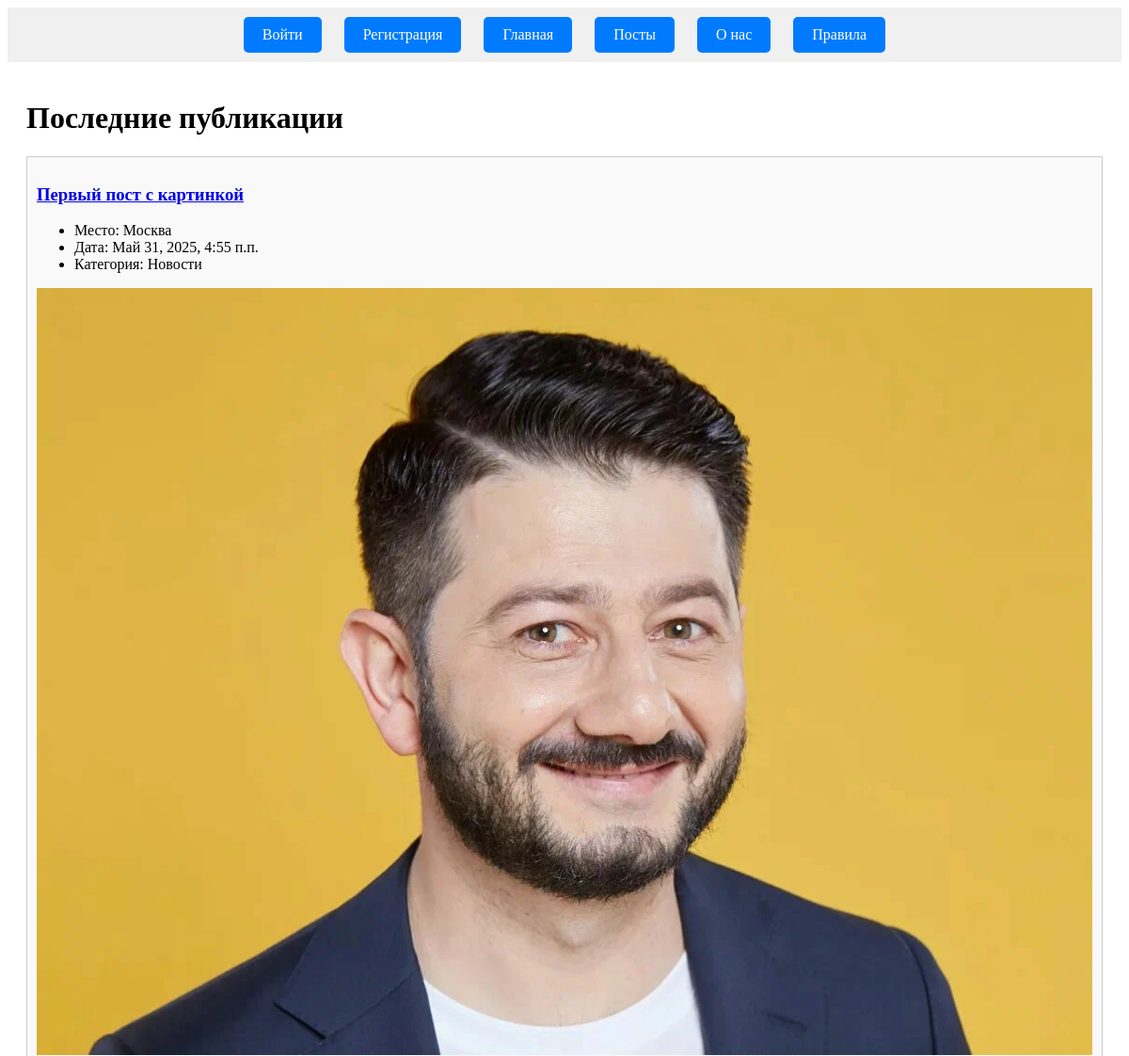
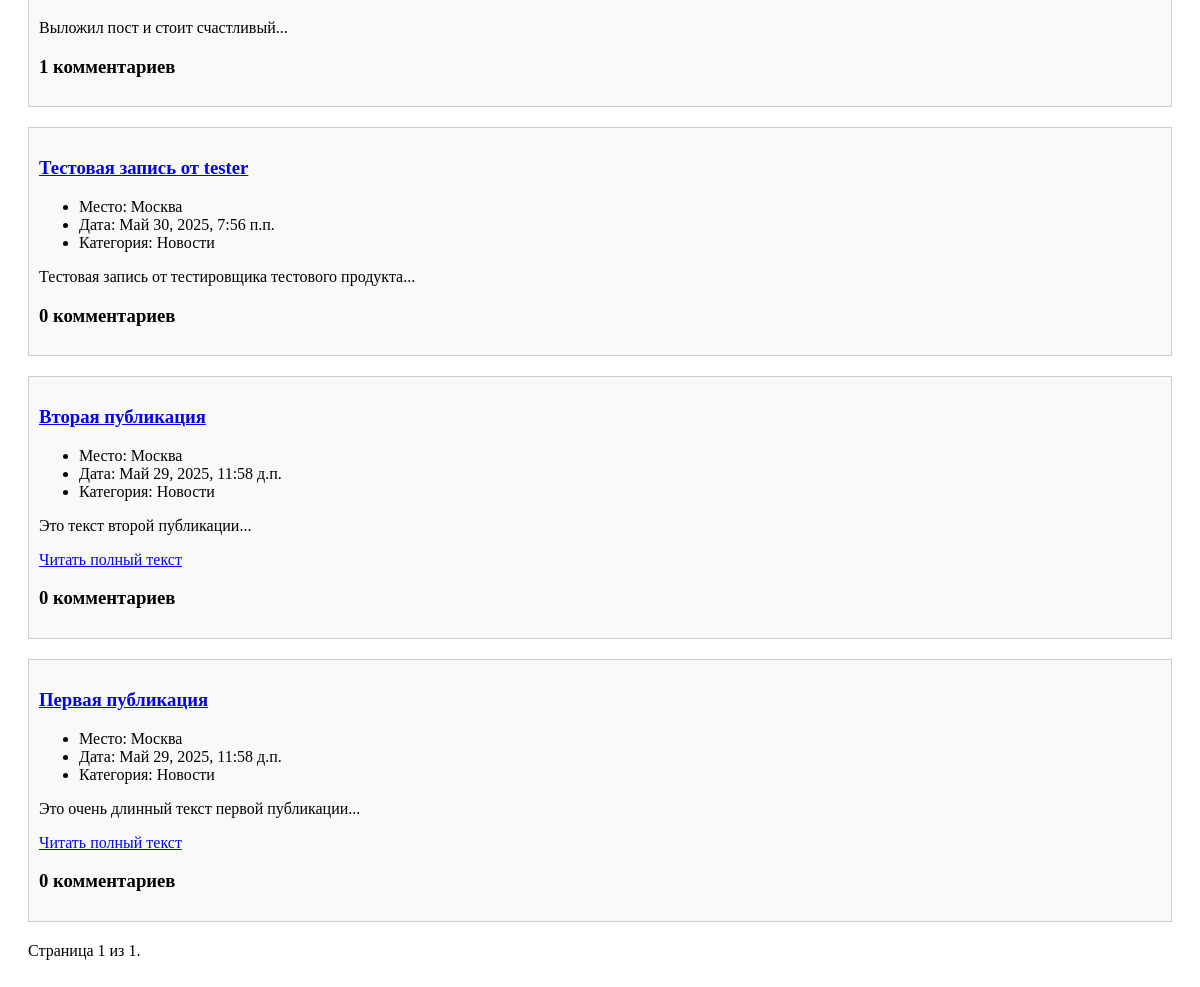
The page / on the database its author committed (2 pictures, top to bottom).
### blog/models.py (models this page shows, shortened)
class Post(models.Model):
    author = models.ForeignKey(
        User,
        on_delete=models.CASCADE,
        verbose_name="Автор публикации"
    )
    title = models.CharField(max_length=256, verbose_name="Заголовок")
    content = models.TextField(verbose_name="Текст")
    category = models.ForeignKey(Category, on_delete=models.SET_NULL, null=True, blank=True, verbose_name="Категория")
    location = models.ForeignKey(Location, on_delete=models.SET_NULL, null=True, blank=True, verbose_name="Местоположение")
    image = models.ImageField(upload_to='images_post/', blank=True, null=True, verbose_name="Изображение")
    published_date = models.DateTimeField(null=True, blank=True, verbose_name="Дата и время публикации", help_text="Если установить дату и время в будущем — можно делать отложенные публикации.")
    is_published = models.BooleanField(default=False, verbose_name="Опубликовано", help_text="Снимите галочку, чтобы скрыть публикацию.")
    views_count = models.PositiveIntegerField(default=0, verbose_name="Количество просмотров")
    slug = models.SlugField(unique=True, blank=True, verbose_name="Идентификатор", help_text="Идентификатор страницы для URL; разрешены символы латиницы, цифры, дефис и подчёркивание.")
    created_at = models.DateTimeField(auto_now_add=True, verbose_name="Добавлено")
    updated_at = models.DateTimeField(auto_now=True, verbose_name="Обновлено")
    class Meta:
        verbose_name = "Публикация"
        verbose_name_plural = "Публикации"
    @property
    def first_line(self):
        return self.content.split('.')[0]

class Location(models.Model):
    name = models.CharField(max_length=256, verbose_name="Название места")
    is_published = models.BooleanField(default=True, verbose_name="Опубликовано")
    created_at = models.DateTimeField(auto_now_add=True, verbose_name="Добавлено")
    class Meta:
        verbose_name = "Местоположение"
        verbose_name_plural = "Местоположения"

class Category(models.Model):
    title = models.CharField(max_length=256, verbose_name="Заголовок")
    description = models.TextField(verbose_name="Описание")
    slug = models.SlugField(unique=True, blank=True, verbose_name="Идентификатор")  # Auto generate
    is_published = models.BooleanField(default=True, verbose_name="Опубликовано")
    created_at = models.DateTimeField(auto_now_add=True, verbose_name="Добавлено")
    class Meta:
        verbose_name = "Категория"
        verbose_name_plural = "Категории"

### blog/views.py (the view)
# urls.py: path('', views.index, name='index'),
def index(request):
    posts = Post.objects.filter(is_published=True, category__is_published=True,
                                published_date__lte=timezone.now()).order_by('-published_date')
    paginated_posts = paginate(request, posts)
    return render(request, 'index.html', {'posts': paginated_posts})

### blog/views.py (called while the page is built)
def paginate(request, objects):
    paginator = Paginator(objects, 10)
    page = request.GET.get('page')
    try:
        paginated_objects = paginator.page(page)
    except PageNotAnInteger:
        paginated_objects = paginator.page(1)
    except EmptyPage:
        paginated_objects = paginator.page(paginator.num_pages)
    return paginated_objects

### templates/index.html (shortened to what this page needs)
{% extends 'base.html' %}
{% load static %}
{% block content %}
    <h1>Последние публикации</h1>
    {% if posts %}
        {% for post in posts %}
            <div class="post">
                <h3><a href="{% url 'blog:post_detail' pk=post.pk %}">{{ post.title }}</a></h3>
                <ul>
                    <li>Место: {{ post.location.name }}</li>
                    <li>Дата: {{ post.published_date }}</li>
                    <li>Категория: {{ post.category.title }}</li>
                </ul>
                {% if post.image %}
                    <img src="{{ post.image.url }}" style="max-width: 100%; height: auto;">
                {% endif %}
                <p>{{ post.first_line }}...</p>
                {% if post.content != post.first_line %}
                    <span class="read-more" onclick="openModal({{post.id}})">Читать полный текст</span>
                {% endif %}
                <h3>{{ post.comments.count }} комментариев</h3>
            </div>
        {% endfor %}
        <div class="pagination">
            <span class="step-links">
                <span class="current">
                    Страница {{ posts.number }} из {{ posts.paginator.num_pages }}.
                </span>
            </span>
        </div>
    {% else %}
        <p>Нет доступных публикаций.</p>
    {% endif %}
{% endblock %}

### templates/base.html (shortened to what this page needs)
<!DOCTYPE html>
<html lang="ru">
{% load static %}
<head>
    <link rel="stylesheet" href="{% static 'css/style_menu.css' %}">
    <link rel="stylesheet" href="{% static 'css/styles.css' %}">
</head>
<body>
    <header>
        <nav>
            <ul>
                {% if user.is_authenticated %}
                    <li><a href="{% url 'pages:profile' username=user.username %}">Профиль</a></li>
                    <li><a href="{% url 'pages:edit_profile' username=user.username %}">Редактировать профиль</a></li>
                    <li><a href="{% url 'pages:change_password' username=user.username %}">Сменить пароль</a></li>
                    <li><a href="{% url 'logout' %}">Выйти</a></li>
                {% else %}
                    <li><a href="{% url 'login' %}">Войти</a></li>
                    <li><a href="{% url 'pages:register' %}">Регистрация</a></li>
                {% endif %}
                <li><a href="{% url 'blog:index' %}">Главная</a></li>
                <li><a href="{% url 'blog:all_posts' %}">Посты</a></li>
                <li><a href="{% url 'pages:about' %}">О нас</a></li>
                <li><a href="{% url 'pages:rules' %}">Правила</a></li>
            </ul>
        </nav>
    </header>
    <main>
        {% block content %}{% endblock %}
    </main>
</body>
</html>

### static/css/style_menu.css (style rules this page uses)
header { background-color: #f0f0f0; padding: 10px; text-align: center; }
nav ul { list-style: none; padding: 0; margin: 0; display: inline-block; }
nav li { display: inline-block; margin: 0 10px; }
nav a { background-color: #007bff; color: white; padding: 10px 20px; text-decoration: none; border-radius: 5px; display: block; }
main { padding: 20px; }

### static/css/styles.css (style rules this page uses)
.post { margin-bottom: 20px; padding: 10px; border: 1px solid #ccc; background-color: #f9f9f9; }
.read-more { color: blue; text-decoration: underline; cursor: pointer; }

### rows shown on the page
Post: title "Первый пост с картинкой", location.name "Москва", published_date "Май 31, 2025, 4:55 п.п.", category "Новости", image (picture), first_line "Выложил пост и стоит счастливый", comments.count "1"
Post: title "Тестовая запись от tester", location.name "Москва", published_date "Май 30, 2025, 7:56 п.п.", category "Новости", first_line "Тестовая запись от тестировщика тестового продукта", comments.count "0"
Post: title "Вторая публикация", location.name "Москва", published_date "Май 29, 2025, 11:58 д.п.", category "Новости", first_line "Это текст второй публикации", comments.count "0"
Post: title "Первая публикация", location.name "Москва", published_date "Май 29, 2025, 11:58 д.п.", category "Новости", first_line "Это очень длинный текст первой публикации", comments.count "0"

### other values the page prints
{{ posts.number }} "1"
{{ posts.paginator.num_pages }} "1"
